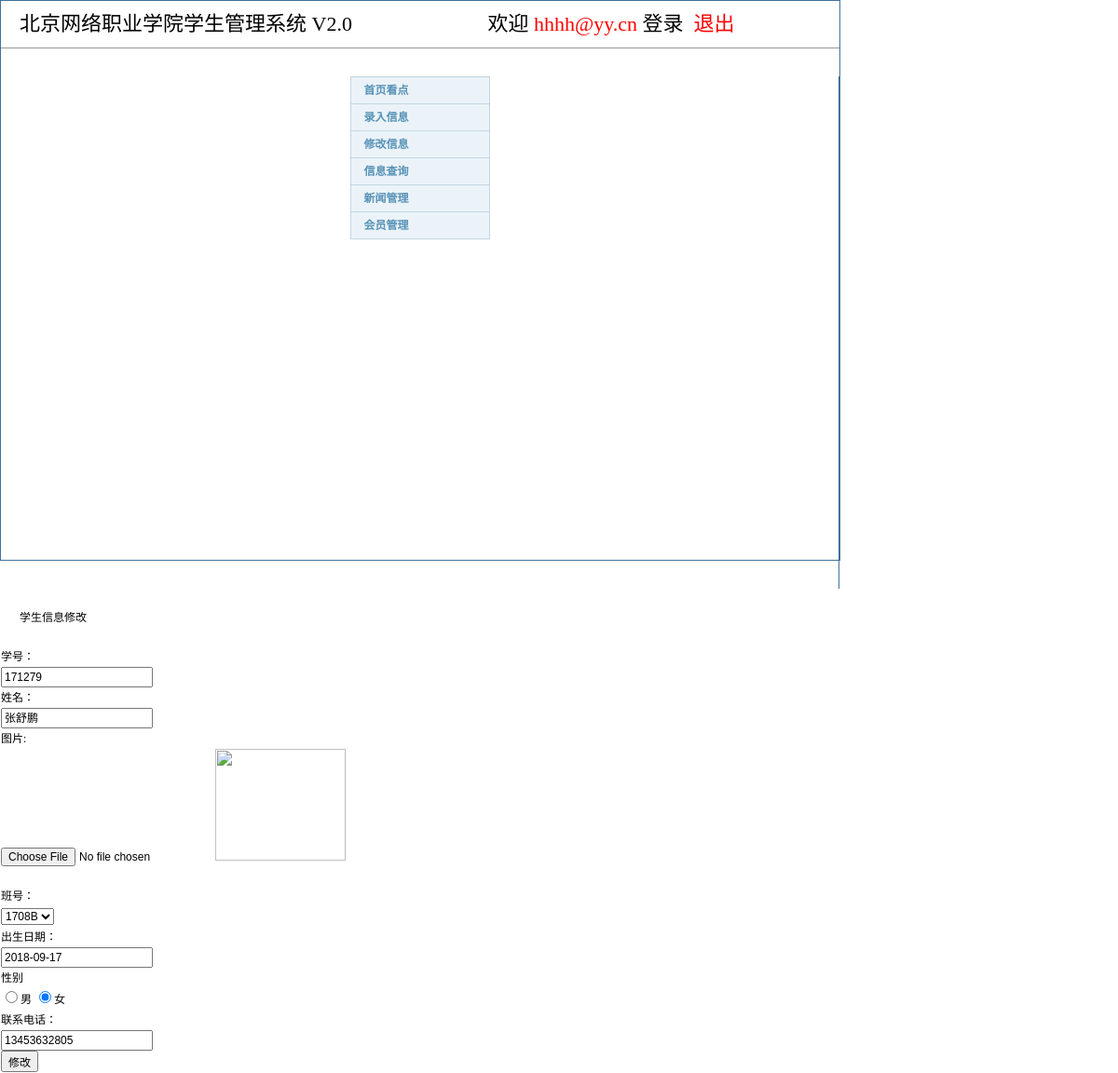
The page /student-update.php?sid=171279 (signed in) on the database its author committed.
### tables this page shows
CREATE TABLE `student` (
  `id` int(11) NOT NULL AUTO_INCREMENT,
  `学号` char(100) NOT NULL,
  `班号` char(100) NOT NULL,
  `姓名` varchar(50) NOT NULL,
  `性别` tinyint(4) DEFAULT '1' COMMENT '1代表男，0代表女',
  `图片` varchar(200) NOT NULL,
  `出生日期` date DEFAULT NULL,
  `电话` char(20) DEFAULT NULL,
  PRIMARY KEY (`id`),
  UNIQUE KEY `id` (`id`)
);

### student-update.php (the view, shortened to what this page needs)
<?php
include "conn.php";
$sql = "select 班号 from banji";
$result = mysqli_query($conn, $sql);
$sid = $_REQUEST['sid'];
$sql2 = "select * from student where 学号='{$sid}'";
$result2 = mysqli_query($conn, $sql2);
if( mysqli_num_rows($result2)>0 ){
	$row = mysqli_fetch_assoc($result2);
}else{
	echo "找不到该学生信息，请查学号是否正确";
}
?>
<?php include "head.php" ?>
		<div class="sui-layout" style="height: 550px">
		  <div class="sidebar" style="height:100%;border-right:1px solid #41719c;">
<?php include "leftmenu.php" ?>
		  </div>
		  <div class="content">
			<p class="sui-text-xxlarge my-padd">学生信息修改</p>
			<form action="student-save.php" method="post" class="sui-form form-horizontal sui-validate" enctype="multipart/form-data">
			  <div class="control-group">
			    <label for="sID" class="control-label">学号：</label>
			    <div class="controls">
			      <input type="text" id="sID" name="sID" value="<?php echo $row['学号']; ?>" class="input-large input-fat" placeholder="输入学生学号" data-rules="required|minlength=6|maxlength=6">
			    </div>
			  </div>
			  <div class="control-group">
			    <label for="sName" class="control-label">姓名：</label>
			    <div class="controls">
			      <input type="text" id="sName" name="sName"  value="<?php echo $row['姓名']; ?>" class="input-large input-fat" placeholder="输入学生名称" data-rules="required|minlength=2|maxlength=10">
			    </div>
			  </div>
			  <div class="control-group">
			    <label for="sName" class="control-label">图片:</label>
			    <div class="controls">
			       <input type="file" name="file" />
			  		<img src="<?php echo $row['图片']; ?>" alt="" style="width: 140px;height:120px;">
			    </div>
			  </div>
			  <div class="control-group" style="margin-top: 20px;">
			    <label for="bjNumber" class="control-label">班号：</label>
			    <div class="controls">
			      <select id="bjNumber" name="bjNumber">
					<?php
						if( mysqli_num_rows($result)>0 ){
							while ( $banji = mysqli_fetch_assoc($result) ) {
								if( $banji['班号'] == $row['班号'] ){
									echo "<option selected='selected' value='{$banji['班号']}'>{$banji['班号']}</option>";
								}else{
								echo "<option value='{$banji['班号']}'>{$banji['班号']}</option>";
								}
							}
						}else{
							echo "<option value=''>暂无班级信息</option>";
						}
					?>
			      </select>
			    </div>
			  </div>
			  <div class="control-group">
			  	<label for="sBrithday" class="control-label">出生日期：</label>
			  	<div class="controls">
			  		<input type="text" id="sBrithday" name="sBrithday"  value="<?php echo $row['出生日期']; ?>" class="input-fat input-large" placeholder="输入出生日期" data-toggle="datepicker">
			  	</div>
			  </div>
			  <div class="control-group">
			  	<label for="sSex" class="control-label">性别</label>
			  	<div class="controls">
			      <label class="radio-pretty inline <?php echo $row['性别']==1?"checked":""; ?>">
				    <input type="radio" value="1" checked="<?php echo $row['性别']==1?"checked":""; ?>" name="sSex"><span>男</span>
				  </label>
				  <label class="radio-pretty inline <?php echo $row['性别']==0?"checked":""; ?>">
				    <input type="radio" value="0" name="sSex" checked="<?php echo $row['性别']==1?"checked":""; ?>"><span>女</span>
				  </label>
			  	</div>
			  </div>
			  <div class="control-group">
			  	<label for="sPhone" class="control-label">联系电话：</label>
			  	<div class="controls">
			  		<input type="text" id="sPhone" name="sPhone"   value="<?php echo $row['电话']; ?>" class="input-fat input-large" placeholder="输入电话" data-rules="mobile" >
			  	</div>
			  </div>
			  <div class="control-group">
			  	<div class="controls">
			  		<input type="submit" value="修改" name="" class="sui-btn btn-large btn-primary">
			  	</div>
			  </div>
			</form>
		  </div>
		</div>
	</div>
</body>
</html>

### css/default.css (style rules this page uses)
body { margin:0;padding:0 0 12px 0;font-size:12px;line-height:22px;font-family:"\5b8b\4f53","Arial Narrow";background:#fff; }
form,ul,li,p,h1,h2,h3,h4,h5,h6 { margin:0;padding:0; }
input,select { font-size:12px;line-height:16px; }
img { border:0; }
.my-padd { padding:20px; }

### head.php (style rules this page uses)
.content { -webkit-animation-name: fadeIn; -webkit-animation-duration: 2s; -webkit-animation-iteration-count: 1; -webkit-animation-delay: 0s; }

### rows shown on the page
student: sID "171279", sName "张舒鹏", sBrithday "2018-09-17", 性别 "☐ 男", 性别 "☑ 女", sPhone "13453632805"

### other values the page prints
$_SESSION['usemail'] "hhhh@yy.cn"
form field bjNumber "1708B"
